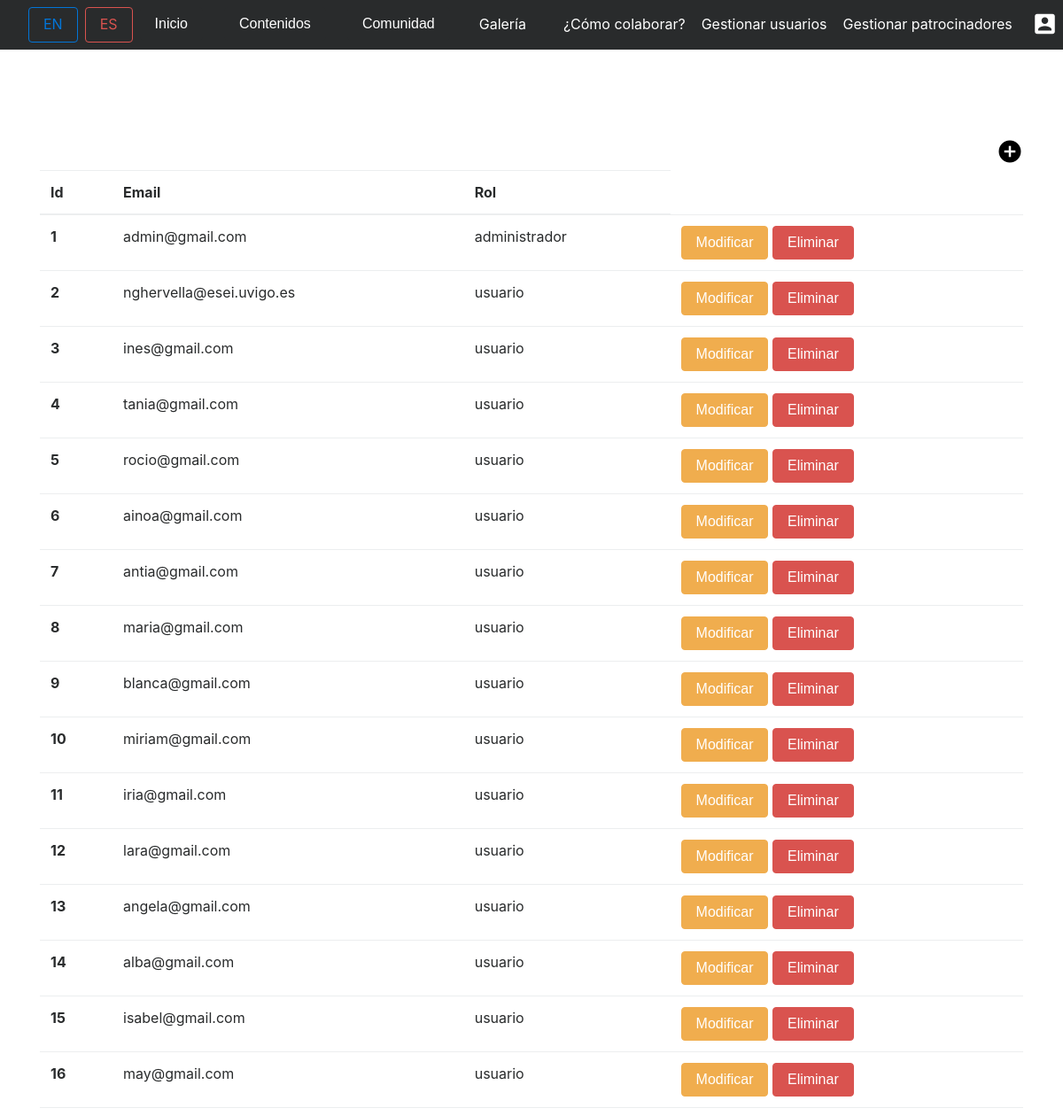
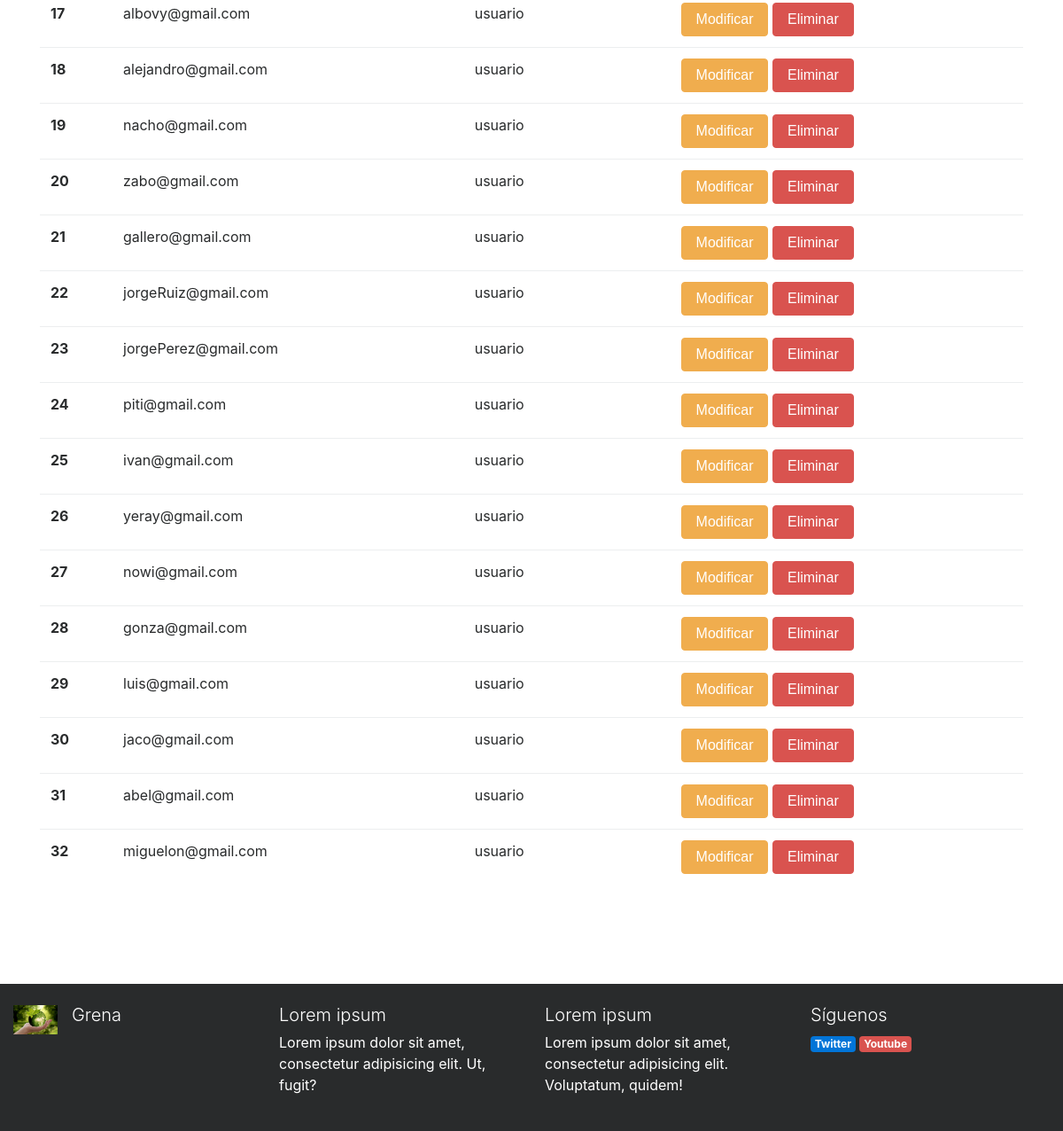
The page /index.php?controller=users&action=showall (signed in) on the database its author committed (2 pictures, top to bottom).
### tables this page shows
CREATE TABLE IF NOT EXISTS USUARIO(
		ID_USUARIO INT(10) AUTO_INCREMENT,
		USERNAME VARCHAR(255) NOT NULL UNIQUE,
		DNI VARCHAR(255) NOT NULL UNIQUE,
		TELEFONO VARCHAR(11) NOT NULL UNIQUE, 
		EMAIL VARCHAR(255) NOT NULL UNIQUE,
		DIRECCION VARCHAR(255) NOT NULL,
		GENERO ENUM("mujer","hombre") ,
		PASSWD VARCHAR(255) NOT NULL,
		ROL ENUM("usuario","administrador") DEFAULT "usuario",
		
		CONSTRAINT PK_USUARIO PRIMARY KEY(ID_USUARIO)

	);

### core/ViewManager.php (called while the page is built, shortened)
<?php
class ViewManager {
	private $variables = array();
	public function setVariable($varname, $value, $flash=false) {
		$this->variables[$varname] = $value;
	}
	public function getVariable($varname, $default=NULL) {
		if (!isset($this->variables[$varname])) {
			return $default;
		}
		return $this->variables[$varname];
	}
	public function render($controller, $viewname) {
		include(__DIR__."/../view/$controller/$viewname.php");
	}
	private static $viewmanager_singleton = NULL;
	public static function getInstance() {
		if (self::$viewmanager_singleton == null) {
			self::$viewmanager_singleton = new ViewManager();
		}
		return self::$viewmanager_singleton;
	}
}

### controller/UsersController.php (called while the page is built, shortened)
<?php
require_once(__DIR__."/../core/ViewManager.php");
require_once(__DIR__."/../model/User.php");
require_once(__DIR__."/../model/UserMapper.php");
class UsersController extends BaseController {
	private $userMapper;
	public function __construct() {
		$this->userMapper = new UserMapper();
		$this->view->setLayout("default");
	}
	public function showAll() {
		$usuarios = $this->userMapper->findAll();
		$this->view->setVariable("usuarios", $usuarios);
		$this->view->render("users", "showall");
	}
}

### index.php (called while the page is built, shortened)
<?php
function run() {
	try {
		$controller = loadController($_GET["controller"]);
		$actionName = $_GET["action"];
		$controller->$actionName();
	} catch(Exception $ex) {
		die("An exception occured!!!!!".$ex->getMessage());
	}
}
function loadController($controllerName) {
	return new $controllerClassName();
}
run();
?>

### model/User.php (called while the page is built, shortened)
<?php
class User {
	private $email;
	private $rol;
	public function __construct($id=NULL,$username=NULL, $dni=NULL,$telefono=NULL,$email=NULL,$direccion=NULL,$genero=NULL,$passwd=NULL,$rol=NULL) {
		$this->id = $id;
		$this->email = $email;
		$this->rol = $rol;
	}
	public function getId() {
		return $this->id;
	}
	public function getEmail() {
		return $this->email;
	}
	public function getRol() {
		return $this->rol;
	}
}

### model/UserMapper.php (called while the page is built, shortened)
<?php
require_once(__DIR__."/../core/PDOConnection.php");
class UserMapper {
	private $db;
	public function __construct() {
		$this->db = PDOConnection::getInstance();
	}
	public function findAll() {
		$stmt = $this->db->query("SELECT * FROM USUARIO");
		$usuario_db = $stmt->fetchAll(PDO::FETCH_ASSOC);
		$usuarios = array();
		foreach ($usuario_db as $usuario) {
			array_push($usuarios, new User($usuario["ID_USUARIO"],
			$usuario["USERNAME"],
			$usuario["DNI"],
			$usuario["TELEFONO"],
			$usuario["EMAIL"],
			$usuario["DIRECCION"],
			$usuario["GENERO"],
			$usuario["PASSWD"],
			$usuario["ROL"]));
		}
		return $usuarios;
	}
}

### core/PDOConnection.php (called while the page is built)
<?php
class PDOConnection {
	private static $dbhost = "127.0.0.1";
	private static $dbname = "GRENA";
	private static $dbuser = "grena";
	private static $dbpass = "grena21";
	private static $db_singleton = null;
	public static function getInstance() {
		if (self::$db_singleton == null) {
			self::$db_singleton = new PDO(
			"mysql:host=".self::$dbhost.";dbname=".self::$dbname.";charset=utf8",
			self::$dbuser,
			self::$dbpass,
			array(
				PDO::ATTR_EMULATE_PREPARES => false,
				PDO::ATTR_ERRMODE => PDO::ERRMODE_EXCEPTION
			)
		);
	}
	return self::$db_singleton;
}
}
?>

### view/users/showall.php (the view, shortened to what this page needs)
<?php
require_once(__DIR__."/../../core/ViewManager.php");
$view = ViewManager::getInstance();
$usuarios = $view->getVariable("usuarios");
$x=0;
 ?>
<section class="container my-5 py-5">
<div class ="algright">
      <a  href="index.php?controller=users&amp;action=add"><i class="ml-2 mt-1 black  material-icons signup">add_circle</i> </a> </div>
<table class="table table-hover   ">
  <thead>
    <tr>
      <th scope="col ">Id</th>
      <th scope="col">Email</th>
      <th scope="col">Rol</th>
    </tr>
  </thead>
  <tbody>
   <?php while($x < count($usuarios))   { ?>
  <tr >
      <th scope="row" onclick="window.location.href='index.php?controller=users&amp;action=view&amp;id=<?=$usuarios[$x]->getId() ;?>'"><?= $usuarios[$x]->getId() ?></th>
      <td onclick="window.location.href='index.php?controller=users&amp;action=view&amp;id=<?=$usuarios[$x]->getId() ;?>'"><?= $usuarios[$x]->getEmail() ?></td>
      <td onclick="window.location.href='index.php?controller=users&amp;action=view&amp;id=<?=$usuarios[$x]->getId() ;?>'"><?= $usuarios[$x]->getRol() ?></td>
      <td> <button type="button" class="btn btn-warning" onclick="window.location.href='index.php?controller=users&amp;action=edit&amp;id=<?=$usuarios[$x]->getId() ;?>'">Modificar</button>
        <button type="button" class="btn btn-danger" data-toggle="modal" data-target="#modalDeleteUser<?=$usuarios[$x]->getId() ;?>">Eliminar</button>
</div> </td>
    </tr>
<?php $x = $x+1;} ?>
  </tbody>
</table>
   </section>

### css/style.css (style rules this page uses)
.black { color:black; }
.algright { text-align: right; }

### rows shown on the page
usuario: ID_USUARIO "1", EMAIL "admin@gmail.com", ROL "administrador"
usuario: ID_USUARIO "2", EMAIL "nghervella@esei.uvigo.es", ROL "usuario"
usuario: ID_USUARIO "3", EMAIL "ines@gmail.com", ROL "usuario"
usuario: ID_USUARIO "4", EMAIL "tania@gmail.com", ROL "usuario"
usuario: ID_USUARIO "5", EMAIL "rocio@gmail.com", ROL "usuario"
usuario: ID_USUARIO "6", EMAIL "ainoa@gmail.com", ROL "usuario"
usuario: ID_USUARIO "7", EMAIL "antia@gmail.com", ROL "usuario"
usuario: ID_USUARIO "8", EMAIL "maria@gmail.com", ROL "usuario"
usuario: ID_USUARIO "9", EMAIL "blanca@gmail.com", ROL "usuario"
usuario: ID_USUARIO "10", EMAIL "miriam@gmail.com", ROL "usuario"
usuario: ID_USUARIO "11", EMAIL "iria@gmail.com", ROL "usuario"
usuario: ID_USUARIO "12", EMAIL "lara@gmail.com", ROL "usuario"
usuario: ID_USUARIO "13", EMAIL "angela@gmail.com", ROL "usuario"
usuario: ID_USUARIO "14", EMAIL "alba@gmail.com", ROL "usuario"
usuario: ID_USUARIO "15", EMAIL "isabel@gmail.com", ROL "usuario"
usuario: ID_USUARIO "16", EMAIL "may@gmail.com", ROL "usuario"
usuario: ID_USUARIO "17", EMAIL "albovy@gmail.com", ROL "usuario"
usuario: ID_USUARIO "18", EMAIL "alejandro@gmail.com", ROL "usuario"
usuario: ID_USUARIO "19", EMAIL "nacho@gmail.com", ROL "usuario"
usuario: ID_USUARIO "20", EMAIL "zabo@gmail.com", ROL "usuario"
usuario: ID_USUARIO "21", EMAIL "gallero@gmail.com", ROL "usuario"
usuario: ID_USUARIO "22", EMAIL "jorgeRuiz@gmail.com", ROL "usuario"
usuario: ID_USUARIO "23", EMAIL "jorgePerez@gmail.com", ROL "usuario"
usuario: ID_USUARIO "24", EMAIL "piti@gmail.com", ROL "usuario"
usuario: ID_USUARIO "25", EMAIL "ivan@gmail.com", ROL "usuario"
usuario: ID_USUARIO "26", EMAIL "yeray@gmail.com", ROL "usuario"
usuario: ID_USUARIO "27", EMAIL "nowi@gmail.com", ROL "usuario"
usuario: ID_USUARIO "28", EMAIL "gonza@gmail.com", ROL "usuario"
usuario: ID_USUARIO "29", EMAIL "luis@gmail.com", ROL "usuario"
usuario: ID_USUARIO "30", EMAIL "jaco@gmail.com", ROL "usuario"
usuario: ID_USUARIO "31", EMAIL "abel@gmail.com", ROL "usuario"
usuario: ID_USUARIO "32", EMAIL "miguelon@gmail.com", ROL "usuario"

### other values the page prints
i18n("Inicio") "Inicio"
i18n("Contenidos") "Contenidos"
i18n("Comunidad") "Comunidad"
i18n("Galería") "Galería"
i18n("¿Cómo colaborar?") "¿Cómo colaborar?"
i18n("Gestionar usuarios") "Gestionar usuarios"
i18n("Gestionar patrocinadores") "Gestionar patrocinadores"
